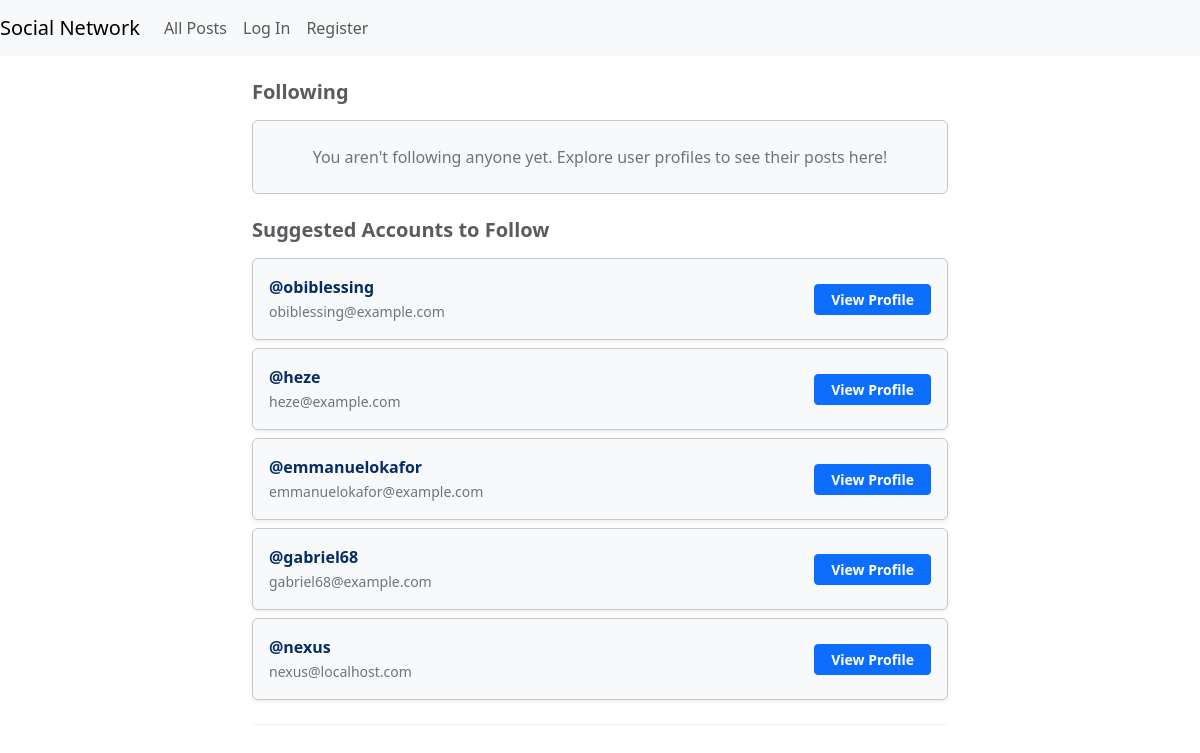
Screenshot of /social/following with the database file from the repository.
### accounts/models.py (models this page shows, shortened)
class User(AbstractUser):
    roles = (
        ("admin","Admin"),
        ("vendor","Vendor"),
        ("customer","Customer"),
        ("social","Social"),
    )
    email = models.EmailField(unique=True)
    role = models.CharField(max_length=32, choices=roles, default="customer")
    picture = models.ImageField(upload_to="accounts/profile/", null=True, blank=True)
    USERNAME_FIELD = "email"
    REQUIRED_FIELDS = ["username"]
    objects = CustomUserManager()
    class Meta:
        indexes = [
            models.Index(fields=["email"], name="user_email_index")
        ]

### social/views.py (the view)
# urls.py: path("following", views.following, name="following"),
def following(request):
    following_ids = Follow.objects.filter(follower=request.user.id).values_list("following", flat=True)
    followings = User.objects.filter(id__in=following_ids)
    posts = Post.objects.filter(user__in=following_ids).order_by("-timestamp")
    suggested_users = User.objects.exclude(id__in=following_ids).exclude(id=request.user.id).order_by('?')[:5]
    return render(request, "social/following.html", {
        "posts": posts,
        "followings": followings,
        "suggested_users": suggested_users,
    })

### social/templates/social/following.html
{% extends "social/layout.html" %}
{% block body %}
<div class="container py-4" style="max-width: 720px;">
    <h5 class="fw-bold mb-3 text-body-secondary">Following</h5>
    <div class="mb-4">
        {% for user in followings %}
            <div class="card border shadow-sm mb-2 bg-body-tertiary text-body border-secondary-subtle p-3 d-flex flex-row align-items-center justify-content-between">
                <span class="fw-semibold text-primary-emphasis">@{{ user.username }}</span>
                <a href="{% url 'profile' username=user.username %}" class="btn btn-outline-primary btn-sm fw-semibold">
                    View Profile
                </a>
            </div>
        {% empty %}
            <div class="text-center py-4 text-secondary border rounded bg-body-tertiary border-secondary-subtle">
                <p class="mb-0">You aren't following anyone yet. Explore user profiles to see their posts here!</p>
            </div>
        {% endfor %}
    </div>
    <h5 class="fw-bold mb-3 text-body-secondary">Suggested Accounts to Follow</h5>
    <div class="mb-4">
        {% for user_obj in suggested_users %}
            <div class="card border shadow-sm mb-2 bg-body-tertiary text-body border-secondary-subtle p-3 d-flex flex-row align-items-center justify-content-between">
                <div>
                    <span class="fw-semibold text-primary-emphasis d-block">@{{ user_obj.username }}</span>
                    {% if user_obj.email %}
                        <small class="text-secondary">{{ user_obj.email }}</small>
                    {% endif %}
                </div>
                <a href="{% url 'profile' username=user_obj.username %}" class="btn btn-primary btn-sm fw-semibold px-3">
                    View Profile
                </a>
            </div>
        {% empty %}
            <div class="text-center py-3 text-secondary border rounded bg-body-tertiary border-secondary-subtle">
                <small class="mb-0">No new users to discover right now.</small>
            </div>
        {% endfor %}
    </div>
    <hr class="my-4 border-secondary-subtle">
</div>
{% endblock %}

### rows the page displays
User: username "obiblessing", email "obiblessing@example.com"
User: username "heze", email "heze@example.com"
User: username "emmanuelokafor", email "emmanuelokafor@example.com"
User: username "gabriel68", email "gabriel68@example.com"
User: username "nexus", email "nexus@localhost.com"
